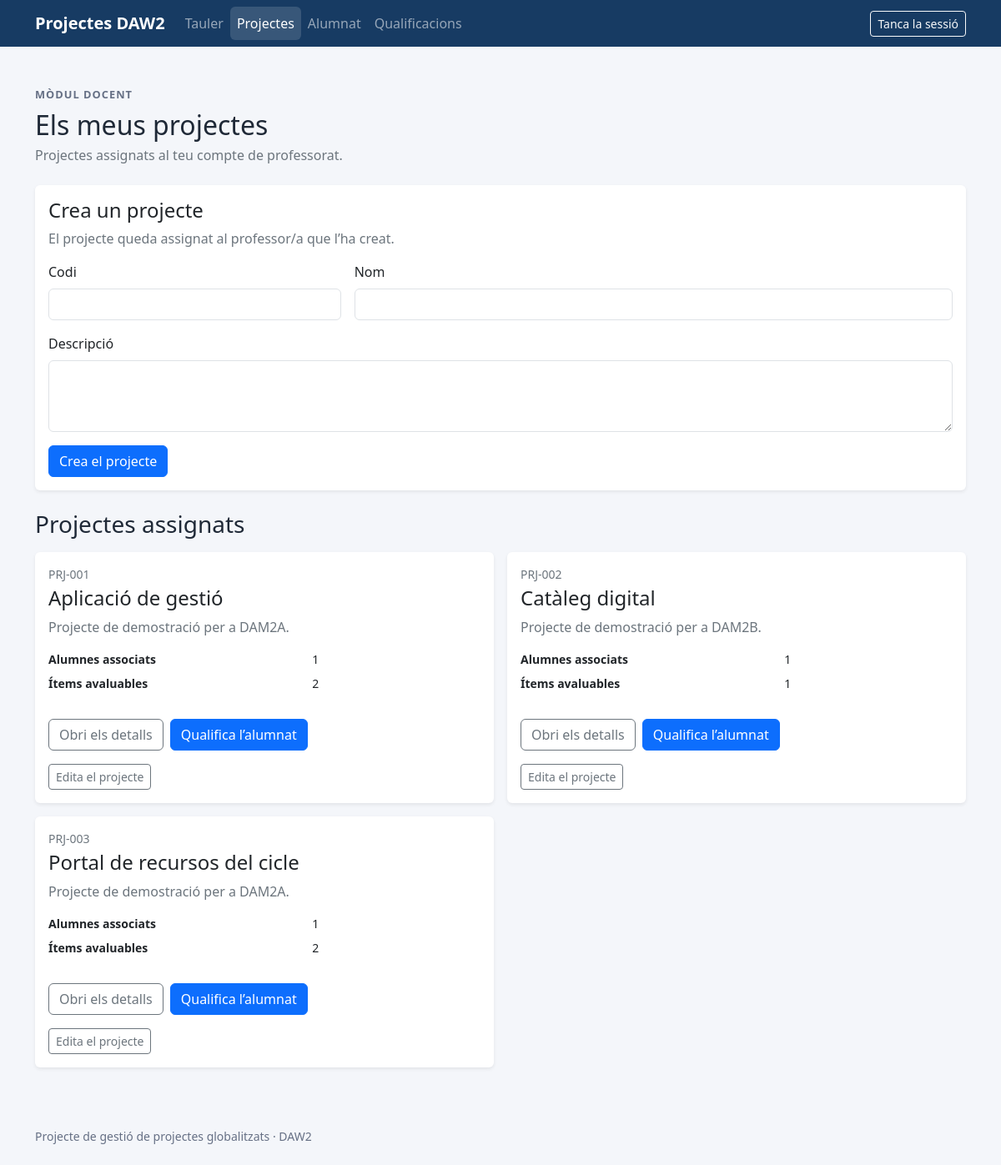
/?page=projects&role=teacher (signed in), run on the app's committed database.
### tables this page shows
CREATE TABLE IF NOT EXISTS projects (
    id INT UNSIGNED AUTO_INCREMENT PRIMARY KEY,
    code VARCHAR(50) NOT NULL UNIQUE,
    name VARCHAR(150) NOT NULL,
    description TEXT NOT NULL
);

### app/Views/pages/teacher/projects.php (the view, shortened to what the rows shown need)
<?php
$escapeTeacherProject = static fn (string|int $value): string => htmlspecialchars((string) $value, ENT_QUOTES, 'UTF-8');
$updateData = $updateOperationsData;
?>
<section aria-labelledby="teacher-projects-title">
    <div class="mb-4">
        <h1 class="h2 mb-1" id="teacher-projects-title">Els meus projectes</h1>
    </div>
    <article class="card border-0 shadow-sm mb-4">
        <div class="card-body">
            <h2 class="h4">Crea un projecte</h2>
        </div>
    </article>
    <h2 class="h3 mb-3">Projectes assignats</h2>
    <div class="row g-3">
        <?php foreach ($teacherData['projects'] as $project): ?>
            <?php
            $projectId = (int) $project['id'];
            $isEditingProject = $updateData['editType'] === 'project'
                && $updateData['editId'] === (string) $projectId;
            ?>
            <div class="col-12 col-lg-6">
                <article class="card border-0 shadow-sm h-100"><div class="card-body d-flex flex-column">
                    <p class="small text-secondary mb-1"><?= $escapeTeacherProject($project['code']) ?></p>
                    <h3 class="h4"><?= $escapeTeacherProject($project['name']) ?></h3>
                    <p class="text-secondary"><?= $escapeTeacherProject($project['description']) ?></p>
                    <dl class="row small mb-4">
                        <dt class="col-7">Alumnes associats</dt><dd class="col-5"><?= count($project['students']) ?></dd>
                        <dt class="col-7">Ítems avaluables</dt><dd class="col-5"><?= count($project['items']) ?></dd>
                    </dl>
                    <div class="d-flex flex-wrap gap-2 mt-auto">
                        <a class="btn btn-outline-secondary" href="/?page=project-details&amp;role=teacher&amp;project_id=<?= $projectId ?>">Obri els detalls</a>
                        <a class="btn btn-primary" href="/?page=grades&amp;role=teacher&amp;project_id=<?= $projectId ?>">Qualifica l’alumnat</a>
                    </div>
                    <details class="mt-3"<?= $isEditingProject ? ' open' : '' ?>>
                        <summary class="btn btn-sm btn-outline-secondary">Edita el projecte</summary>
                    </details>
                </div></article>
            </div>
        <?php endforeach; ?>
    </div>
</section>

### data on the page
projects: code "PRJ-001", name "Aplicació de gestió", description "Projecte de demostració per a DAM2A.", count($project['students']) "1", count($project['items']) "2"
projects: code "PRJ-002", name "Catàleg digital", description "Projecte de demostració per a DAM2B.", count($project['students']) "1", count($project['items']) "1"
projects: code "PRJ-003", name "Portal de recursos del cicle", description "Projecte de demostració per a DAM2A.", count($project['students']) "1", count($project['items']) "2"

### other printed values
$item['title'] "Tauler"
$item['title'] "Projectes"
$item['title'] "Alumnat"
$item['title'] "Qualificacions"
